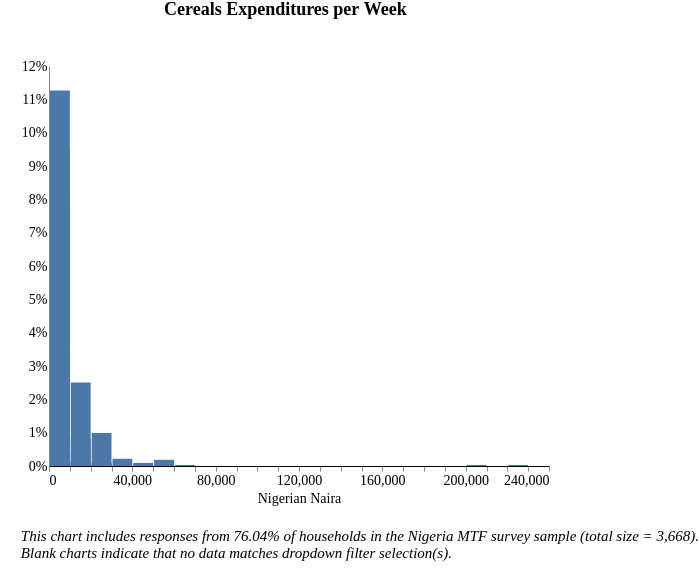

The Vega-Lite source for this figure:
### Vega-Lite specification from a JSON file in a GitHub repository (floating-point values rounded to 4 significant figures; data arrays with more than 128 entries replaced by an {"elided": "..."} marker saying what was removed)
{"width": 800, "height": 400, "config": {"title": {"fontSize": 18, "font": "Times New Roman", "anchor": "center", "fontColor": "#000000"}, "axisX": {"domain": true, "domainColor": "#000000", "grid": false, "labelFont": "Times New Roman", "labelFontSize": 14, "titleFont": "Times New Roman", "titleFontSize": 14, "titleFontWeight": "normal", "title": "X Axis Title (units)"}, "axisY": {"domain": true, "grid": false, "gridColor": "#DEDDDD", "gridWidth": 1, "labelFont": "Times New Roman", "labelFontSize": 14, "labelAngle": 0, "ticks": false, "titleFont": "Times New Roman", "titleFontSize": 14, "titleFontWeight": "normal", "titlePadding": 10, "title": "Y Axis Title (units)"}, "range": {"category": ["#2980B9", "#003366", "#FFAE19", "#D68910", "#E67E22", "#D35400", "#FF4500", "#FF6162", "#438B28", "#45B39D", "#99ADC1", "#212F3C"]}, "legend": {"labelFont": "Times New Roman", "labelFontSize": 14, "symbolType": "square", "symbolSize": 100, "titleFont": "Times New Roman", "titleFontSize": 14, "titleFontWeight": "normal", "title": "Legend", "orient": "right", "offset": 0}, "tooltip": {"font": "Open Sans"}, "view": {"stroke": "transparent", "text": {"font": "Times New Roman", "color": ["#2980B9", "#003366", "#FFAE19", "#D68910", "#E67E22", "#D35400", "#FF4500", "#FF6162", "#438B28", "#45B39D", "#99ADC1", "#212F3C"], "fontSize": 14, "align": "right", "fontWeight": 400, "size": 14}, "bar": {"size": 40, "binSpacing": 1, "continuousBandSize": 30, "discreteBandSize": 30, "fill": ["#2980B9", "#003366", "#FFAE19", "#D68910", "#E67E22", "#D35400", "#FF4500", "#FF6162", "#438B28", "#45B39D", "#99ADC1", "#212F3C"], "stroke": false}}}, "concat": [{"mark": "bar", "encoding": {"tooltip": [{"field": "l_consumption_purchased", "title": "Response (Binned)", "type": "nominal"}, {"aggregate": "sum", "field": "pct", "format": ".2%", "title": "Percentage", "type": "quantitative"}], "x": {"axis": {"title": "Nigerian Naira"}, "bin": {"extent": [0, 240000], "step": 10000}, "field": "l_consumption_purchased", "scale": {"clamp": true, "domain": [0, 240000]}, "type": "quantitative"}, "y": {"aggregate": "sum", "axis": {"format": "%"}, "field": "pct", "title": "", "type": "quantitative"}}, "height": 400, "selection": {"selector039": {"type": "single", "fields": ["stove"], "bind": {"input": "select", "options": [null, "3-Stone/Open Fire Stove", "Manufactured Stove Traditional", "Koresone Stove", "LPG/Natural Gas Stove", "Electric Stove"], "labels": ["All Stove Types", "3-Stone/Open Fire Stove", "Manufactured Stove Traditional", "Koresone Stove", "LPG/Natural Gas Stove", "Electric Stove"], "name": "Primary cookstove type  "}}, "selector038": {"type": "single", "fields": ["i19a"], "bind": {"input": "select", "options": [null, "Wood purchased", "Wood collected", "Charcoal", "Kerosene", "Crop Residue/Plant Biomass", "LPG/cooking gas", "Garbage", "Electric", "Piped Natural Gas", "Charcoal Briquettes", "Coal Briquette", "Biomass Briquette", "Coal/lignite", "Other, specify"], "labels": ["All Fuel Types", "Wood purchased", "Wood collected", "Charcoal", "Kerosene", "Crop Residue/Plant Biomass", "LPG/cooking gas", "Garbage", "Electric", "Piped Natural Gas", "Charcoal Briquettes", "Coal Briquette", "Biomass Briquette", "Coal/lignite", "Other"], "name": "Primary source of cooking fuel  "}}, "selector037": {"type": "single", "fields": ["c182"], "bind": {"input": "select", "options": [null, "Dry-cell battery", "National Grid Connection", "No electricity", "Electric generator", "Other, specify", "Solar Multi-Light Product", "Solar Home System", "Solar Lantern", "Local Mini Grid connection", "Rechargeable Battery"], "labels": ["All Responses", "Dry-cell battery", "National Grid Connection", "No electricity", "Electric generator", "Other", "Solar Multi-Light Product", "Solar Home System", "Solar Lantern", "Local Mini Grid Connection", "Rechargeable Battery"], "name": "Primary source of electricity  "}}, "selector033": {"type": "single", "fields": ["locality"], "bind": {"input": "select", "options": [null, 0, 1], "labels": ["National", "Urban", "Rural"], "name": "Locality Breakdown  "}}, "selector041": {"type": "single", "fields": ["cs_aggr_tier"], "bind": {"input": "select", "options": [null, "Tier 0", "Tier 1", "Tier 2", "Tier 3", "Tier 4", "Tier 5"], "labels": ["All Tiers", "Tier 0", "Tier 1", "Tier 2", "Tier 3", "Tier 4", "Tier 5"], "name": "Cooking Tier  "}}}, "title": {"text": ["Cereals Expenditures per Week"], "color": "black", "subtitleColor": "black", "offset": 40}, "transform": [{"joinaggregate": [{"op": "count", "field": "*", "as": "total"}]}, {"calculate": "1 / datum.total", "as": "pct"}, {"bin": {"maxbins": 20}, "field": "m", "as": "mbin"}, {"filter": {"selection": "selector039"}}, {"filter": {"selection": "selector038"}}, {"filter": {"selection": "selector037"}}, {"filter": {"selection": "selector033"}}, {"filter": {"selection": "selector041"}}], "width": 500}], "data": {"name": "data-e591ca76a2ba06cc7756af268d0a7942"}, "padding": {"left": 20, "right": 0, "bottom": 0, "top": 0}, "title": {"text": ["", "", "This chart includes responses from 76.04% of households in the Nigeria MTF survey sample (total size = 3,668).", "Blank charts indicate that no data matches dropdown filter selection(s).", ""], "anchor": "start", "baseline": "bottom", "font": "Times New Roman", "fontSize": 15, "fontStyle": "italic", "fontWeight": "normal", "orient": "bottom"}, "$schema": "https://vega.github.io/schema/vega-lite/v4.17.0.json", "datasets": {"data-e591ca76a2ba06cc7756af268d0a7942": {"elided": "3231 records"}}}
